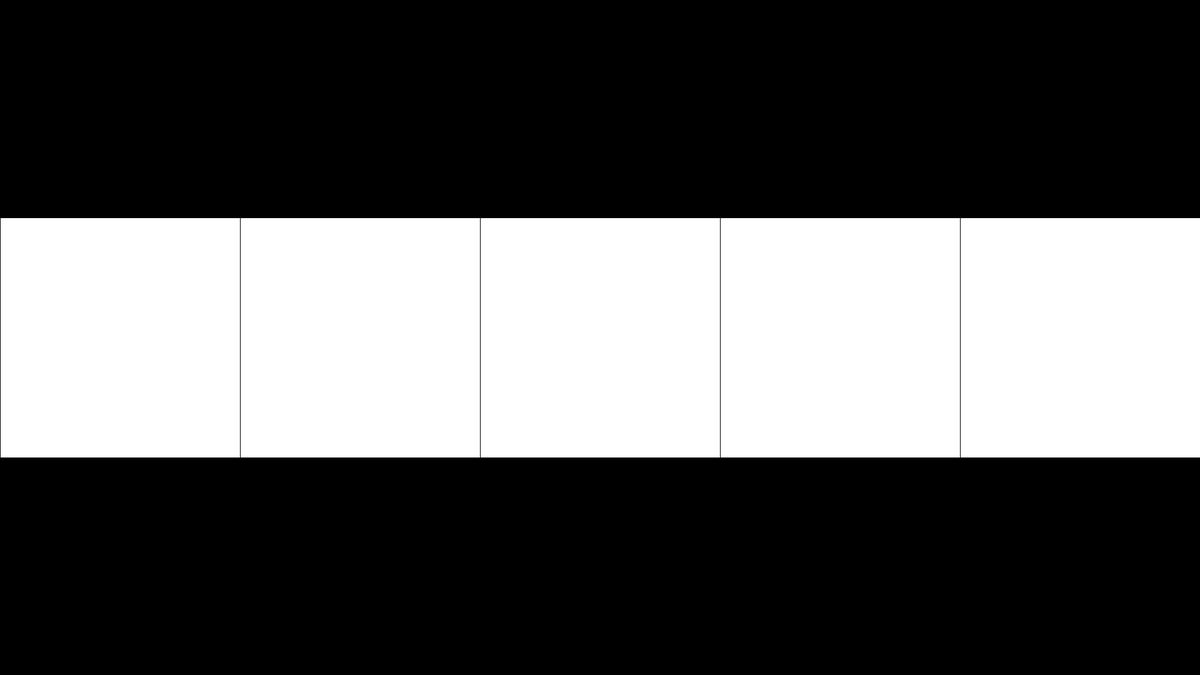
Frame 1 (no input)
Frame 60 (the mouse pressed at the canvas centre just before this capture): identical to frame 1, image omitted
Frame 120 (the mouse held since frame 60 and released just before this capture): identical to frame 1, image omitted

The Processing sketch that drew this single still picture (run headless with seeded random() and noise(); from frame 60 on, the mouse is pressed at the canvas centre):

// Processing sketch: Loops_04_ForinDraw
// ── Loops_04_ForinDraw.pde
/*Loops_04_ForinDraw.pde
Author: Alexandros Lotsos
Summary: The purpose of this sketch is to give an example use case for a for loop and to prove the for-while loop equivalency by recreating Loops_02.
*/

float x = 0.0; //x-coord for rectangles
float num_rect = 5.0; //number of rects on the screen at a given time
float lim = 100.0; //upper limit on the number of rectangles that can be on the screen

void setup(){
  //set canvas parameters
  size(1920,1080);
  background(0);
  fill(255);
  stroke(0);
}

void draw(){
  background(0); //refresh bg
  
  float xStep = width/num_rect; //xStep given the current num_rect value
  
  //Again, notice how the forloop is packing the variable declaration, the condition and the incrementation in one neat package.
  //This is all stuff that the while loop is perfectly capable of, it's just neater now.
  for(float x = 0; x < width; x += xStep){
    rect(x, 540 - xStep/2, xStep, xStep);
  }
}

void keyPressed(){
  //Check for keyboard input: left arrow decreases number of rectangles while right arrow increases it
  if(keyCode == LEFT && num_rect > 0){
    num_rect--;
  }
  else if(keyCode == RIGHT && num_rect < lim){
    num_rect++;
  }
}
